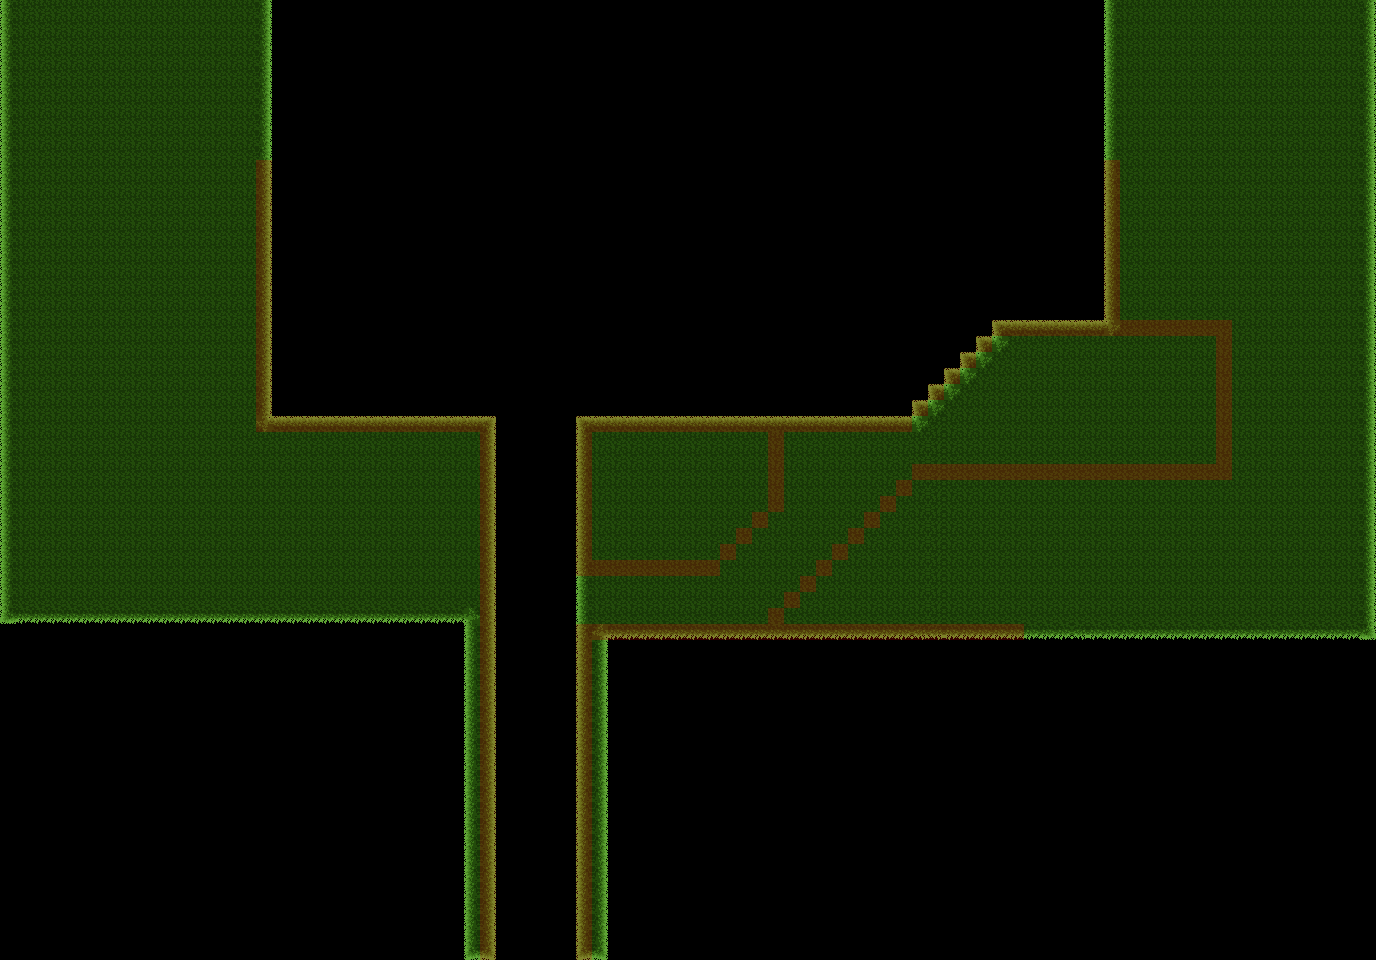

A level layout from a 2D game, rendered from its tile map. Below: a short description, then the map file with tile-grid data replaced by summaries:
An orthogonal 86x60 tile map with 16x16 px tiles, 3 tile layers (Triggers, Tiles, Collisions), 2 tilesets and 1 object.

<map version="1.0" orientation="orthogonal" renderorder="right-down" width="86" height="60" tilewidth="16" tileheight="16" nextobjectid="1">
 <tileset firstgid="1" name="tiles1" tilewidth="16" tileheight="16">
  <image source="../Sprites/New/tiles1.png" width="80" height="96" />
  <terraintypes>
   <terrain name="Ground" tile="-1" />
  </terraintypes>
  <tile id="2" terrain=",,,0" />
  <tile id="3" terrain=",,0,0" />
  <tile id="4" terrain=",,0," />
  <tile id="7" terrain=",0,,0" />
  <tile id="8" terrain="0,0,0,0" />
  <tile id="9" terrain="0,,0," />
  <tile id="10" terrain=",,,0" />
  <tile id="11" terrain=",,0,0" />
  <tile id="12" terrain=",0,0,0" />
  <tile id="13" terrain="0,0,0,0" />
  <tile id="14" terrain="0,,0," />
  <tile id="15" terrain=",0,,0" />
  <tile id="17" terrain="0,0,0," />
  <tile id="18" terrain="0,0,," />
  <tile id="19" terrain="0,,," />
  <tile id="20" terrain=",0,,0" />
  <tile id="22" terrain="0,,0," />
  <tile id="25" terrain=",0,," />
  <tile id="26" terrain="0,0,," />
  <tile id="27" terrain="0,,," />
 </tileset>
 <tileset firstgid="31" name="RED" tilewidth="16" tileheight="16">
  <image source="../Sprites/RED.png" width="16" height="16" />
  <tile id="0">
   <objectgroup draworder="index">
    <object id="0" x="0" y="0" width="16" height="16" />
   </objectgroup>
  </tile>
 </tileset>
 <layer name="Triggers" width="86" height="60">
  <data>[5160 cells, 0 non-empty, 0 distinct tile ids]</data>
 </layer>
 <layer name="Tiles" width="86" height="60">
  <data>[5160 cells, 2126 non-empty, 8 distinct tile ids]</data>
 </layer>
 <layer name="Collisions" width="86" height="60" opacity="0.2">
  <data>[5160 cells, 225 non-empty, 1 distinct tile ids]</data>
 </layer>
</map>